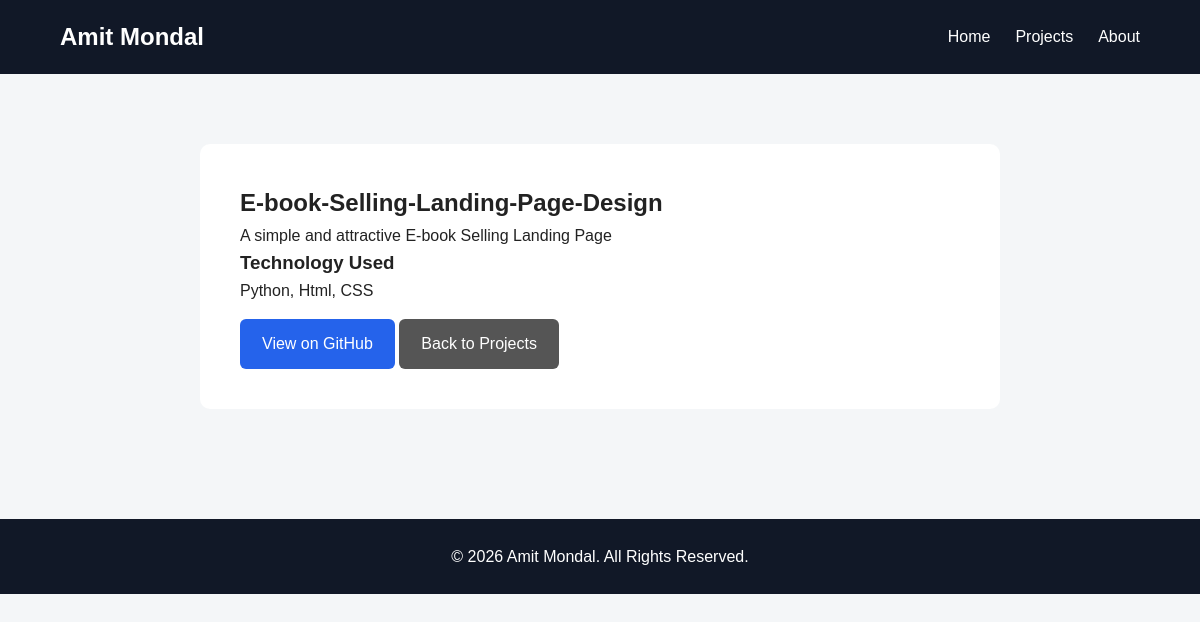
/projects/3/, run on the app's committed database.
### portfolio/models.py (models this page shows, shortened)
class Project(models.Model):
    title = models.CharField(max_length=200)
    description = models.TextField()
    technology = models.CharField(max_length=200)
    github_link = models.URLField()

### portfolio/views.py (the view)
def project_detail(request, pk):
    project = get_object_or_404(Project, pk=pk)
    return render(
        request,
        'portfolio/project_detail.html',
        {'project': project}
    )

### portfolio/templates/portfolio/project_detail.html (shortened to what this page needs)
{% extends 'portfolio/base.html' %}
{% block content %}
<section class="container page-section">
    <div class="project-detail">
        <h1>
            {{ project.title }}
        </h1>
        <p>
            {{ project.description }}
        </p>
        <h3>
            Technology Used
        </h3>
        <p>
            {{ project.technology }}
        </p>
        <div>
            <a
                href="{{ project.github_link }}"
                target="_blank"
                class="btn"
            >
                View on GitHub
            </a>
            <a
                href="{% url 'projects' %}"
                class="btn secondary-btn"
            >
                Back to Projects
            </a>
        </div>
    </div>
</section>
{% endblock %}

### portfolio/static/portfolio/style.css (style rules this page uses)
* { margin: 0; padding: 0; box-sizing: border-box; }
body { font-family: Arial, sans-serif; background: #f4f6f8; color: #222; line-height: 1.6; }
.container { width: 90%; max-width: 1100px; margin: auto; }
.btn { display: inline-block; background: #2563eb; color: white; text-decoration: none; padding: 12px 22px; border-radius: 6px; margin-top: 15px; }
.secondary-btn { background: #555; }
.page-section { padding: 70px 0; }
.project-detail { max-width: 800px; margin: auto; background: white; padding: 40px; border-radius: 10px; }

### data on the page
Project: title "E-book-Selling-Landing-Page-Design", description "A simple and attractive E-book Selling Landing Page", technology "Python, Html, CSS"
